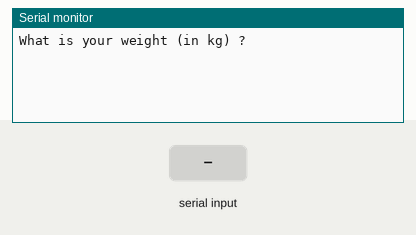
This sketch was run on a simulated Arduino Uno, built with avr-gcc and run on an emulated ATmega328P. Parts: the last lines printed to the serial monitor. The inputs (shaded band) are chosen by the test bench.

Above: at 3.2 s.
3.3 s: "90,45\n" received over Serial
At 5.3 s:
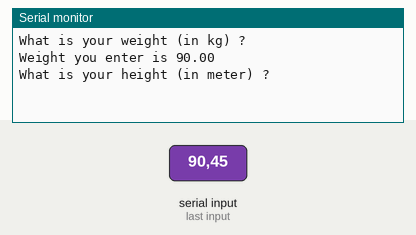
5.8 s: "30,150\n" received over Serial
At 7.3 s:
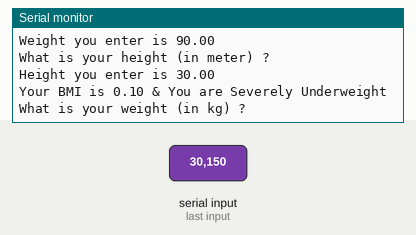

Measured:
- after the input at 3.3 s, the serial monitor: prints a new line after 1.0 s (image 1)
- after the input at 5.8 s, the serial monitor: prints a new line after 1.0 s (image 2)

The sketch:

Chapter11_BMISystem.ino
```cpp
/*
 *  Ex_03 - Conditional
 *  Simple communication through the Serial monitor.
 *
 */
String rcvString = "";
float weight = 0;
float height = 0;
uint8_t question = 0; // A variable to keep track which question is the system asking (0 -> Weight , 1 -> Height)

void setup() {
   Serial.begin(115200); //set up serial library baud rate to 115200
   delay(2000);
   Serial.println("What is your weight (in kg) ?");
}

void loop() {
   float tempValue = 0;
   float bmi = 0;
   if(Serial.available()) { //if number of bytes (characters) available for reading
      rcvString = Serial.readString(); // read string until newline character
      tempValue = rcvString.toFloat(); // convert string to float

      if (question == 0) {  // Weight entry
          weight = tempValue;
          Serial.println("");
          Serial.print("Weight you enter is ");
          Serial.println(weight);

          Serial.println("");
          Serial.println("What is your height (in meter) ?");
          question = 1;
      }
      else {  // Height entry
          height = tempValue;
          Serial.println("");
          Serial.print("Height you enter is ");
          Serial.println(height);

          if (height > 0 && weight > 0) {
              bmi = weight / (pow (height, 2));
              Serial.println("");
              Serial.print("Your BMI is ");
              Serial.print(bmi);
              Serial.print(" & ");
              if (bmi >= 40)
                  Serial.println("You are Morbidly Obese");
              else if (bmi >= 35 && bmi < 40)
                  Serial.println("You are Severely Obese");
              else if (bmi >= 30 && bmi < 35)
                  Serial.println("You are Moderately Obese");
              else if (bmi >= 25 && bmi < 30)
                  Serial.println("You are overweight");
              else if (bmi >= 18.5 && bmi < 25)
                  Serial.println("You are Normal, Hurray!!");
              else if (bmi >= 16 && bmi < 18.5)
                  Serial.println("You are Underweight");
              else
                  Serial.println("You are Severely Underweight");
          }
          else {
              Serial.println("");
              Serial.print("Invalid entry ");
          }


          Serial.println("");
          Serial.println("What is your weight (in kg) ?");
          question = 0;
      }
   }
}
```
